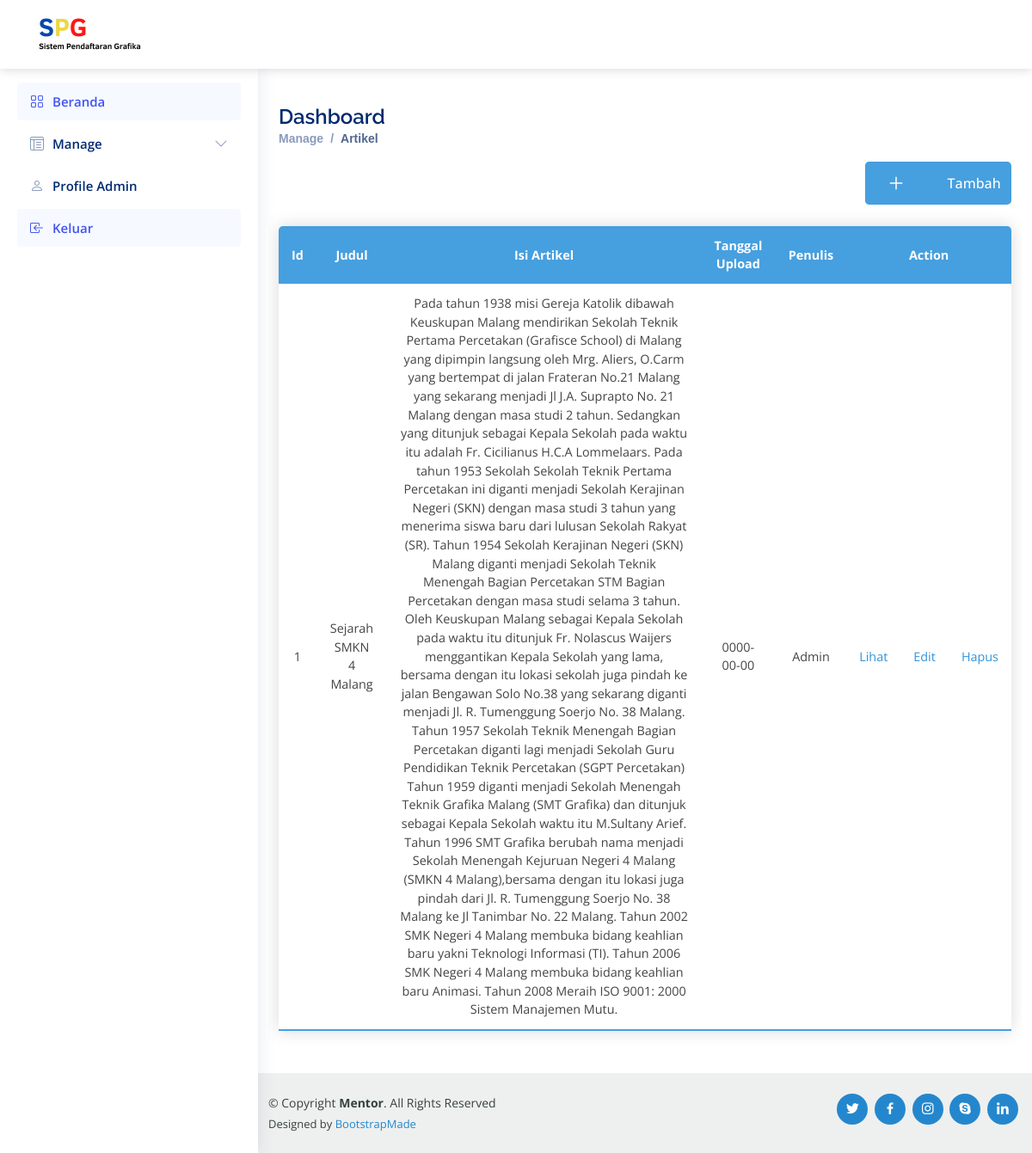
The page /index.php?page=artikel on the database its author committed.
### tables this page shows
CREATE TABLE `tbl_artikel` (
  `id` int(25) NOT NULL,
  `title` text NOT NULL,
  `content` text NOT NULL,
  `tgl_upload` date NOT NULL,
  `writer` text NOT NULL
);

### page/artikel.php (the view, shortened to what this page needs)
<div class="container">
    <?php
    include "koneksi.php";
    if (isset($_GET['page'])) {
        @$aksi = $_GET['aksi'];
        switch ($aksi) {
            default:
                $query = "SELECT * FROM tbl_artikel";
                $hasil = mysqli_query($koneksi, $query);
    ?>
    <section class="section register min-vh-80 d-flex flex-column align-items-center justify-content-center py-4">
        <div class="container mt-5">
            <div class="pagetitle">
                <h1>Dashboard</h1>
                <nav>
                    <ol class="breadcrumb">
                        <li class="breadcrumb-item ">Manage</li>
                        <li class="breadcrumb-item active">Artikel</li>
                    </ol>
                </nav>
            </div>
            <form>
                <div class="d-flex flex-column align-items-end mt-auto mb-auto">
                    <button type="button" class="button2">
                        <span class="button1__icon">
                            <ion-icon name="add"></ion-icon>
                        </span>
                        <span class="button1__text"><a href="?page=artikel&aksi=add">Tambah</a></span>
                    </button>
                </div>
                <table class="content-table">
                    <thead>
                        <tr>
                            <th>Id</th>
                            <th>Judul</th>
                            <th>Isi Artikel</th>
                            <th>Tanggal Upload</th>
                            <th>Penulis</th>
                            <th colspan="3">Action</th>
                        </tr>
                    </thead>
                    <?php
                    $no=1;
                    while ($data = mysqli_fetch_array($hasil)) { ?>
                    <tbody>
                        <tr>
                            <td><?php echo $no++; ?></td>
                            <td><?php echo $data['title']; ?></td>
                            <td><?php echo $data['content']; ?></td>
                            <td><?php echo $data['tgl_upload']; ?></td>
                            <td><?php echo $data['writer']; ?></td>
                            <td><a class="a1" href="?page=artikel&aksi=view&id=<?php echo $data['id']; ?>">Lihat</a></td>
                            <td><a class="a1" href="?page=artikel&aksi=update&id=<?php echo $data['id']; ?>">Edit</a></td>
                            <td><a class="a1" href="?page=artikel&aksi=delete&id=<?php echo $data['id']; ?>" onclick="returnconfirm('apakah anda yakin menghapus data?')">Hapus</a></td>
                    </tbody>
                    <?php
                    }
                    ?>
                </table>
    <?php
    break;
    }
    }
    ?>
            </form>
        </div>
    </section>
</div>

### index.php (shortened to what this page needs)
<!DOCTYPE html>
<html lang="en">
<head>
  <link href="assets/vendor/animate.css/animate.min.css" rel="stylesheet">
  <link href="assets/vendor/aos/aos.css" rel="stylesheet">
  <link href="assets/vendor/bootstrap/css/bootstrap.min.css" rel="stylesheet">
  <link href="assets/vendor/bootstrap-icons/bootstrap-icons.css" rel="stylesheet">
  <link href="assets/vendor/boxicons/css/boxicons.min.css" rel="stylesheet">
  <link href="assets/vendor/remixicon/remixicon.css" rel="stylesheet">
  <link href="assets/vendor/swiper/swiper-bundle.min.css" rel="stylesheet">
  <link href="assets/css/style.css?v=<?php echo time(); ?>" rel="stylesheet">
</head>
<body>
  <header id="header" class="fixed-top">
    <div class="container d-flex align-items-center">
      <a href="index.php" class="logo me-auto"><img src="assets/img/logo.png" alt="" class="img-fluid"></a>
    </div>
  </header>
<aside id="sidebar" class="sidebar">
<ul class="sidebar-nav" id="sidebar-nav">
  <li class="nav-item mt-3">
    <a class="nav-link " href="index.php?page=beranda">
      <i class="bi bi-grid"></i>
      <span>Beranda</span>
    </a>
  </li>
  <li class="nav-item">
    <a class="nav-link collapsed" data-bs-target="#tables-nav" data-bs-toggle="collapse" href="#">
      <i class="bi bi-layout-text-window-reverse"></i><span>Manage</span><i class="bi bi-chevron-down ms-auto"></i>
    </a>
  </li>
  <li class="nav-item">
        <a class="nav-link collapsed" href="index.php?page=akun">
          <i class="bi bi-person"></i>
          <span>Profile Admin</span>
        </a>
      </li>
  <li class="nav-item">
    <a class="nav-link " href="index.php?page=beranda">
      <i class="bi bi-box-arrow-in-left"></i>
      <span>Keluar</span>
    </a>
  </li>
</ul>
</aside>
  <main id="main">
    <?php
    if (isset($_GET['page'])) {
      $page = $_GET['page'];
      switch ($page) {
        case 'artikel':
          include "page/artikel.php";
          break;
      }
    } if (isset($_GET['jurusan'])) {
      $jurusan = $_GET['jurusan'];
      switch ($jurusan) {
        case 'animasi':
          include "jurusan/animasi.php";
          break;
        case 'desainGrafis':
          include "jurusan/desainGrafis.php";
          break;
        case 'logistik':
          include "jurusan/logistik.php";
          break;
        case 'multimedia':
          include "jurusan/multimedia.php";
          break;
        case 'mekatronika':
          include "jurusan/mekatronika.php";
          break;
        case 'perhotelan':
          include "jurusan/perhotelan.php";
          break;
        case 'produksi':
          include "jurusan/produksi.php";
          break;
        case 'rpl':
          include "jurusan/rpl.php";
          break;
        case 'tkj':
          include "jurusan/tkj.php";
          break;
      }
    }
    ?>
  </main>
  <footer id="footer">
    <div class="container d-md-flex py-4">
      <div class="me-md-auto text-center text-md-start">
        <div class="copyright">
          &copy; Copyright <strong><span>Mentor</span></strong>. All Rights Reserved
        </div>
        <div class="credits">
          Designed by <a href="https://bootstrapmade.com/">BootstrapMade</a>
        </div>
      </div>
      <div class="social-links text-center text-md-right pt-3 pt-md-0">
        <a href="#" class="twitter"><i class="bx bxl-twitter"></i></a>
        <a href="#" class="facebook"><i class="bx bxl-facebook"></i></a>
        <a href="#" class="instagram"><i class="bx bxl-instagram"></i></a>
        <a href="#" class="google-plus"><i class="bx bxl-skype"></i></a>
        <a href="#" class="linkedin"><i class="bx bxl-linkedin"></i></a>
      </div>
    </div>
  </footer>
</body>
</html>

### assets/css/style.css (style rules this page uses)
.button1__text, .button1__icon { display: inline-flex; align-items: center; padding: 0 24px; color: #fff; height: 100%; }
.button1__icon { font-size: 1.5em; background: #469fdf; }
.button2 { display: inline-flex; height: 50px; width: 20%; padding: 0; background: #469fdf; border: none; outline: none; border-radius: 5px; overflow: hidden; font-size: 16px; font-weight: 500; cursor: pointer; }
.content-table { border-collapse: collapse; margin: 25px 0; font-size: 0.9em; width: 100%; align-content: center; border-radius: 5px 5px 0 0; overflow: hidden; box-shadow: 0 0 20px rgba(0, 0, 0, 0.15); }
.content-table thead tr { background-color: #469fdf; color: #ffffff; text-align: center; }
.content-table th, .content-table td { padding: 12px 15px; text-align: center; }
.content-table tbody tr { border-bottom: 1px solid #dddddd; }
.content-table tbody:last-of-type tr { border-bottom: 2px solid #469fdf; }
body { font-family: "Open Sans", sans-serif; color: #444444; }
a { color: #fff; text-decoration: none; }
.a1 { color: #3194db; text-decoration: none; }
h1, h2, h3, h4, h5, h6 { font-family: "Raleway", sans-serif; }
#header { background: #fff; transition: all 0.5s; z-index: 997; padding: 15px 0; box-shadow: 0px 0 12px lightgrey; }
#header .logo { font-size: 30px; margin: 0; padding: 0; line-height: 1; font-weight: 600; letter-spacing: 1px; text-transform: uppercase; font-family: "Poppins", sans-serif; }
#header .logo img { max-height: 50px; }
.sidebar { position: fixed; top: 60px; left: 0; bottom: 0; width: 300px; z-index: 996; transition: all 0.3s; padding: 20px; overflow-y: auto; scrollbar-width: thin; scrollbar-color: #aab7cf transparent; box-shadow: 0px 0px 20px rgba(1, 41, 112, 0.1); background-color: #fff; }
@media (min-width: 1200px) { #main, #footer { margin-left: 300px; } }
.sidebar-nav { padding: 0; margin: 0; list-style: none; }
.sidebar-nav li { padding: 0; margin: 0; list-style: none; }
.sidebar-nav .nav-item { margin-bottom: 5px; }
.sidebar-nav .nav-link { display: flex; align-items: center; font-size: 15px; font-weight: 600; color: #4154f1; transition: 0.3; background: #f6f9ff; padding: 10px 15px; border-radius: 4px; }
.sidebar-nav .nav-link i { font-size: 16px; margin-right: 10px; color: #4154f1; }
.sidebar-nav .nav-link.collapsed { color: #012970; background: #fff; }
.sidebar-nav .nav-link.collapsed i { color: #899bbd; }
.sidebar-nav .nav-link .bi-chevron-down { margin-right: 0; transition: transform 0.2s ease-in-out; }
.pagetitle { margin-bottom: 10px; }
.pagetitle h1 { font-size: 24px; margin-bottom: 0; font-weight: 600; color: #012970; }
.breadcrumb { font-size: 14px; font-family: "Nunito", sans-serif; color: #899bbd; font-weight: 600; }
.breadcrumb .breadcrumb-item::before { color: #899bbd; }
.breadcrumb .active { color: #51678f; font-weight: 600; }
#main { margin-top: 50px; }
section { padding: 60px 0; overflow: hidden; }
#footer { color: #37423b; font-size: 14px; background: #eef0ef; }
#footer .credits { padding-top: 5px; font-size: 13px; }
#footer .credits a { color: #2487ce; transition: 0.3s; }
#footer .social-links a { font-size: 18px; display: inline-block; background: #2487ce; color: #fff; line-height: 1; padding: 8px 0; margin-right: 4px; border-radius: 50%; text-align: center; width: 36px; height: 36px; transition: 0.3s; }

### rows shown on the page
tbl_artikel: title "Sejarah SMKN 4 Malang", content "Pada tahun 1938 misi Gereja Katolik dibawah Keuskupan Malang mendirikan Sekolah Teknik Pertama Percetakan (Grafisce School) di Malang yang dipimpin langsung oleh Mrg. Aliers, O.Carm yang bertempat di jalan Frateran No.21 Malang yang sekarang menjadi Jl J.A. Suprapto No. 21 Malang dengan masa studi 2 tahun. Sedangkan yang ditunjuk sebagai Kepala Sekolah pada waktu itu adalah Fr. Cicilianus H.C.A Lommelaars. Pada tahun 1953 Sekolah Sekolah Teknik Pertama Percetakan ini diganti menjadi Sekolah Kerajinan Negeri (SKN) dengan masa studi 3 tahun yang menerima siswa baru dari lulusan Sekolah Rakyat (SR). Tahun 1954 Sekolah Kerajinan Negeri (SKN) Malang diganti menjadi Sekolah Teknik Menengah Bagian…", tgl_upload "0000-00-00", writer "Admin"
